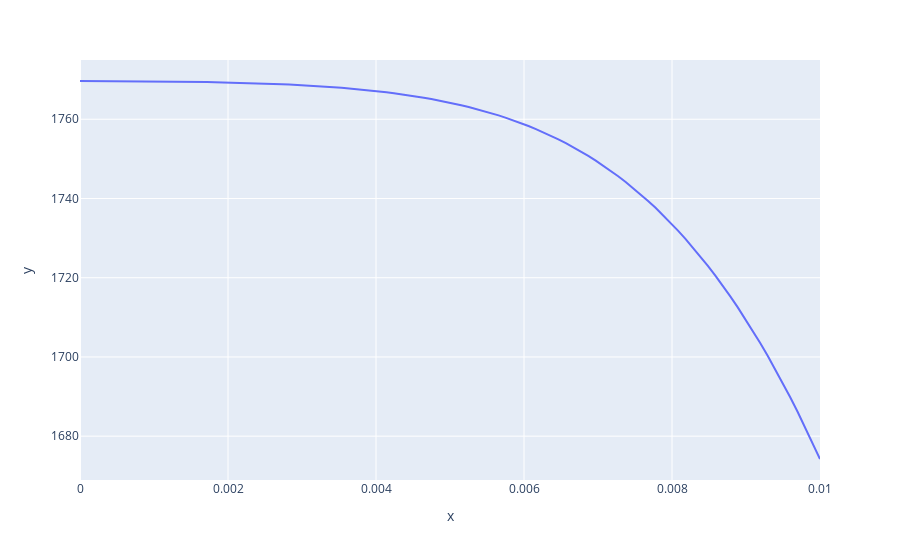

Notebook code for this chart:
### Code cell
X = linspace(0, R, N)
Y = T[-1][:-1]

px.line(x = X , y = Y)
